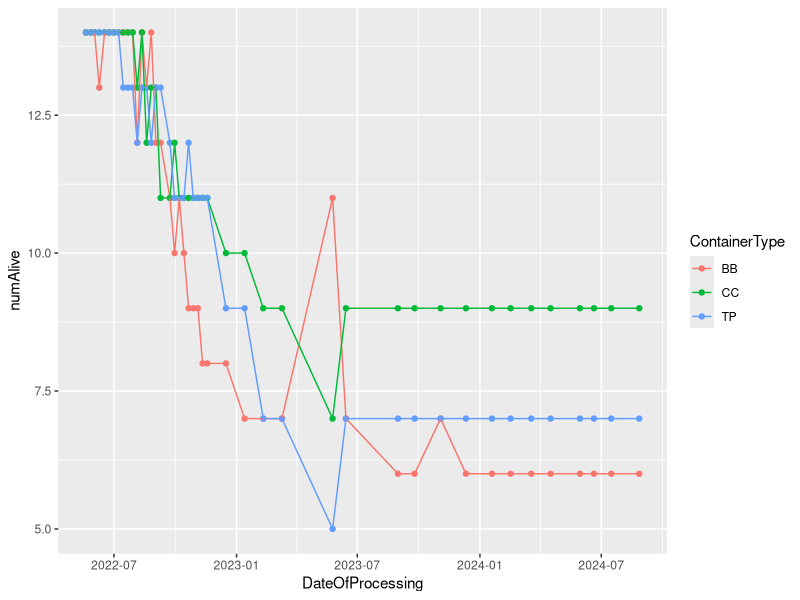
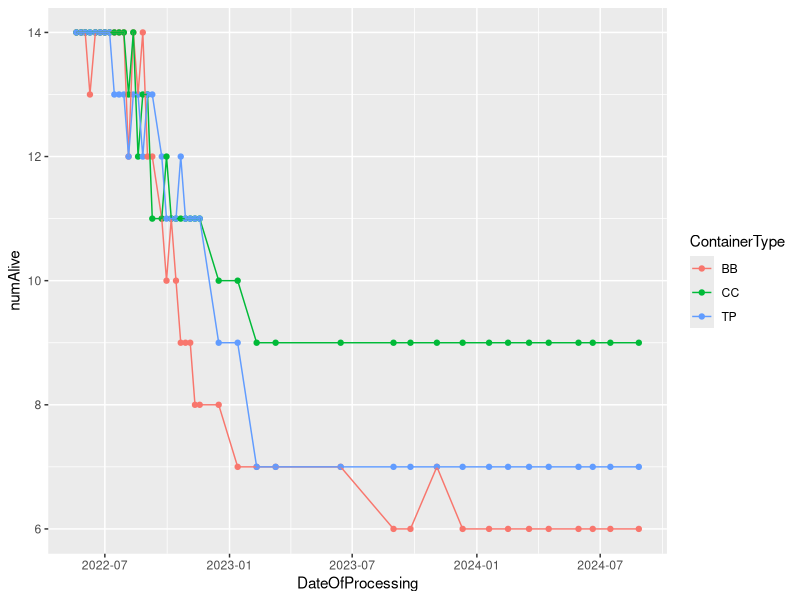
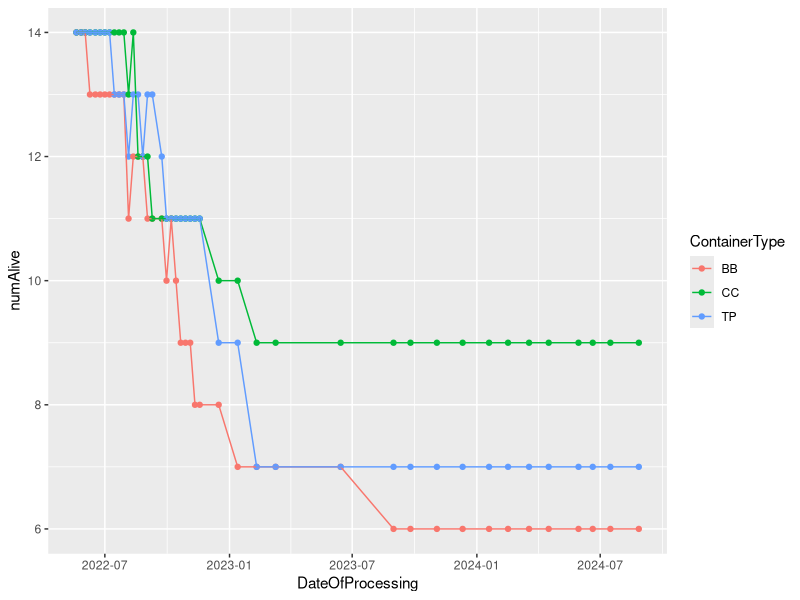

Recreate these plots in R, in order. (Note: this script raises an error after producing the figures.)
## ---- chunk 1
library(readxl)
library(lubridate)
library(tidyverse)
library(plotrix)

#import data 
ContMon <- read_excel("data/Container Experiment Outplant Extension (CLEANED).xlsx", 
    col_types = c("numeric", "numeric", "numeric", 
        "date", "text", "text", "text", "numeric", 
        "numeric", "numeric", "numeric", 
        "numeric", "text", "text", "text", 
        "text", "numeric", "numeric", "numeric", 
        "text", "text"))
#this is telling the class of the columns in the dataframe while importing, did this because it was making the orange field tag ID a logical instead of numeric

length(unique(ContMon$OriginalPropID))
#we want to see 42 unique IDs, if there are more that means that something got entered wrong


unique(ContMon$ContainerType)
#looking to make sure we only have our three container types and no NAs


#using lubridate to make r recognize  dates, this is helpful because now it will sort all the observations in order over time moving forward
ContMon$DateOfProcessing<-ymd(ContMon$DateOfProcessing)

#double checking the number of dates that are in the dataframe
length(unique(ContMon$DateOfProcessing))
#44 dates and counting


#until 10/7/22 measuring epicotyl length, after mix of total length and epi lenghts, this has been updated accordingly in the dataframe prior to download

#will need to go into the dataframe for the nursery part of this experiment and get the hypocotyl length so I can add that to the epi lengths prior to 10/7/22 and then I can plot total lengths over time 


#first I am plotting how many of each treatment type survived over time
ContMon$`Dead/Alive/Dying`<-as.factor(ContMon$`Dead/Alive/Dying`)


Survival<-ContMon%>%
  filter(`Dead/Alive/Dying`=="A"|`Dead/Alive/Dying`=="DY")%>%
  group_by(DateOfProcessing, ContainerType)%>%
  summarise(numAlive=length(`Dead/Alive/Dying`))%>%
  ggplot(aes(x=DateOfProcessing, y=numAlive, color=ContainerType))+
  geom_point()+
  geom_line()

Survival

#this plot shows some trees dying and coming back to life and dying again.. going to investigate this, there is most certianly a better way to do this, I am just filtering each individual tagID and looking  at them in order by dates (spoiler alert better way below)

ContCheck1<-ContMon%>%
  filter(OriginalPropID=="589")


#574 658 606 586 726 660 666 673 641 684 573 620 689 623 555 579 588 659 675 611 576 556 608 664 583 691 661 671 552 709 554 553 682 730 685 589 570 601 593 619 652 638


#checked, 574, 658, 606, 586, 726,660,673,573,623,555,579,588, 659, 691,661,552,553,682,
#zombie trees
#666: first dead 9/30/22, 8/31/23
#673: 8/26/22, 12/16/22
#641: 8/19/22, 9/9/22
#684:10/14/22 randomly alive again on 5/25/23
#689: 10/21/22, 1/13/23,  6/14/23
#675,611,576,556,709,554: randomly alive 5/25/23
#608, 664, 620,730,570,601,593,619,652,638: randomly dead 5/25/23
#583: flopping between alive and dying and dead 
#671: change to dead after 6/9/22
#685: marked dead one week then makes recovery next, worth keeping
#589: should be dead after 6/17/22


#this way is very inefficient, but I did ID 5.25.23 as a problem day, I double checked the datasheet for 5/25/23, everything matches the datasheet, so I do not trust the data from this day, removing all data from this day, this resolves a lot of my zombie trees but not all of them

ContMon<-ContMon%>%filter(DateOfProcessing!="2023-05-25")

#check to make sure that this date is removed
length(unique(ContMon$DateOfProcessing))

#plot again, to see my changes 
Survival1<-ContMon%>%
  filter(`Dead/Alive/Dying`=="A"|`Dead/Alive/Dying`=="DY")%>%
  group_by(DateOfProcessing, ContainerType)%>%
  summarise(numAlive=length(`Dead/Alive/Dying`))%>%
  ggplot(aes(x=DateOfProcessing, y=numAlive, color=ContainerType))+
  geom_point()+
  geom_line()

Survival1
#looking a little better after removing 5/25, but going to check on some other dates


#found a better way to Identify potential zombies! (plants recorded dead that were later alive)


#we group by the PropID, then create a new column (ZombiePlants) using lag, that shows the value in the column previous. Then we ungroup, to make sure that everything after is applied to the whole dataframe, then filtering for all the dates where trees were alive. After that filter for trees that on the previous monitoring day were dead, dying, or gone
ContCheck<-ContMon%>%
  group_by(OriginalPropID)%>%
  mutate(ZombiePlants=lag(`Dead/Alive/Dying`))%>%
  ungroup()%>%
  filter(`Dead/Alive/Dying`=="A")%>%
  filter(ZombiePlants=="D"|ZombiePlants=="DY"|ZombiePlants=="GONE")

#identify my potential zombie plants
unique(ContCheck$OriginalPropID)
#problem children identified! 556 583 606 623 641 658 666 671 673 675 684 685 689 709

#now I am going to look at these individually and see if anything needs modifying 

ContCheck1<-ContMon%>%
  filter(OriginalPropID=="556")#running this before and after for each tag so I can make sure the code put things off correctly

#556, ZOMBIE cut off at first dead  8/5/22 (so filtering to remove when the propID is 556 and the date is >= 8/12/22)
ContMon<-ContMon%>%
  filter(!(OriginalPropID=="556"&DateOfProcessing>="2022-08-12"))

#583, ZOMBIE cut off 10.28.22
ContMon<-ContMon%>%
  filter(!(OriginalPropID=="583"&DateOfProcessing>="2022-11-04"))

ContCheck1<-ContMon%>%
  filter(OriginalPropID=="583")
#606, ok keep all 
ContCheck1<-ContMon%>%
  filter(OriginalPropID=="606")
#623, last day 7/8/22
ContCheck1<-ContMon%>%
  filter(OriginalPropID=="623")

ContMon<-ContMon%>%
  filter(!(OriginalPropID=="623"&DateOfProcessing>="2022-07-22"))
#641, ZOMBIE cut off 8/19/22
ContCheck1<-ContMon%>%
  filter(OriginalPropID=="641")

ContMon<-ContMon%>%
  filter(!(OriginalPropID=="641"&DateOfProcessing>="2022-08-26"))
#658, all good (just dyind sometimes then bounces back)!
ContCheck1<-ContMon%>%
  filter(OriginalPropID=="658")
#666, ZOMBIE cut off at 8/31/23
ContCheck1<-ContMon%>%
  filter(OriginalPropID=="666")

ContMon<-ContMon%>%
  filter(!(OriginalPropID=="666"&DateOfProcessing>="2023-09-25"))
#671, dead at 6/9/22
ContCheck1<-ContMon%>%
  filter(OriginalPropID=="671")

ContMon<-ContMon%>%
  filter(!(OriginalPropID=="671"&DateOfProcessing>="2022-06-17"))
#673,looks ok dead 12/16/22
ContCheck1<-ContMon%>%
  filter(OriginalPropID=="673")

ContMon<-ContMon%>%
  filter(!(OriginalPropID=="673"&DateOfProcessing>="2023-01-13"))
#675, dead 9/2/22 data looks good otherwise not zombie
ContCheck1<-ContMon%>%
  filter(OriginalPropID=="675")

ContMon<-ContMon%>%
  filter(!(OriginalPropID=="675"&DateOfProcessing>="2022-09-09"))
#684, dead 10/14/22 data looks good otherwisse not zombie
ContCheck1<-ContMon%>%
  filter(OriginalPropID=="684")

ContMon<-ContMon%>%
  filter(!(OriginalPropID=="684"&DateOfProcessing>="2022-10-21"))
#685, ZOMBIE after 8/5/22 (one dead still in there going to leave it)
ContCheck1<-ContMon%>%
  filter(OriginalPropID=="685")

ContMon<-ContMon%>%
  filter(!(OriginalPropID=="685"&DateOfProcessing>="2022-10-07"))
#689,looks ok, missing one week but keep at last dead
ContCheck1<-ContMon%>%
  filter(OriginalPropID=="689")

ContMon<-ContMon%>%
  filter(!(OriginalPropID=="689"&DateOfProcessing>="2023-02-10"))
#709, looks good not zombie
ContCheck1<-ContMon%>%
  filter(OriginalPropID=="709")

#replot after cleaned
Survival2<-ContMon%>%
  filter(`Dead/Alive/Dying`=="A"|`Dead/Alive/Dying`=="DY")%>%
  group_by(DateOfProcessing, ContainerType)%>%
  summarise(numAlive=length(`Dead/Alive/Dying`))%>%
  ggplot(aes(x=DateOfProcessing, y=numAlive, color=ContainerType))+
  geom_point()+
  geom_line()

Survival2

#still a few zombies, but this is ok because there was enough data after the initial D recording to warrant keeping it after
## ---- chunk 2

#check to make sure that all trees are only monitored once per day
Check<-ContMon%>%
  group_by(DateOfProcessing,OriginalPropID)%>%
  summarise(NumberMon=n())%>%
  filter(NumberMon>1)

#this counts the number of times each ID number is monitored each day, then filters for where they are monitored more than once, because the DF is empty there are not times where they are monitored more than once
## ---- chunk 3
library(readr)
library(tidyverse)
library(patchwork)

#this is the intake data for the propagules
Setup <- read_csv("data/ContainerSetupData.csv")


#rename total length so can distinguish between intake and total length for monitoring 
Setup<-Setup%>%
  rename(IntakeTotalLength=`Total length (cm)`)
#rename epi lenght to intake epi length
Setup<-Setup%>%
  rename(IntakeEpiLenght=`Epicotyl length (cm)`)

#determine hypocotyl length so I can get total lengths for all the plants,select for prop info to join df together
Setup<-Setup%>%
  mutate(HypoLength =IntakeTotalLength-IntakeEpiLenght)%>%
  rename(OriginalPropID=`Tag #`)%>%
  select(OriginalPropID,`Mass (g)`,IntakeTotalLength,IntakeEpiLenght, HypoLength,`Diameter (mm)`, `Collection Date`)

#join the intake data to the Monitoring data so I can determine total lengths for all the plants that just have epicotyl lengths

LengthJoin<-left_join(ContMon,Setup, by="OriginalPropID")

#add epi and hypo to get total length, when total length was not measured (if total lenght is na, add epi and hypo lenght, if not report total length)

LengthJoin<-LengthJoin%>%
mutate(
    TreeLength = if_else(is.na(TotalLength), EpicotylLength + HypoLength, TotalLength)
  )


LengthJoin$OriginalPropID<-as.factor(LengthJoin$OriginalPropID)


#now we plot total length over time

#biobag(make font in ggplot specific font)
windowsFonts(Times=windowsFont("Times New Roman"))


BBLengthPlot<-LengthJoin%>%
  filter(ContainerType=="BB")%>%
  ggplot(aes(x=DateOfProcessing,y=TreeLength, color=OriginalPropID))+
  geom_point()+
    geom_line()+
  ggtitle("BioBag")+
  theme(text=element_text(family="Times"))#make the font times new roman

BBLengthPlot

#CC
CCLengthPlot<-LengthJoin%>%
  filter(ContainerType=="CC")%>%
  ggplot(aes(x=DateOfProcessing,y=TreeLength, color=OriginalPropID))+
  geom_point()+
    geom_line()+
  ggtitle("Containter")

CCLengthPlot

#TP


TPLengthPlot<-LengthJoin%>%
  filter(ContainerType=="TP")%>%
  ggplot(aes(x=DateOfProcessing,y=TreeLength, color=OriginalPropID))+
  geom_point()+
    geom_line()+
  ggtitle("TreePot")

TPLengthPlot



#combining all length plots together so i can look at them next to each other 
lplot<-BBLengthPlot+CCLengthPlot+TPLengthPlot
lplot

## ---- chunk 4
library(lubridate)
library(patchwork)

#making a list of all the tags that we are still currently monitoring that are alive
tagsalive<-c(574,658,606,586,660,573,620,555,579,659,608,664,691,661,552,730,570,601,593,619,652,638)

#filtering for trees that are alive
LivingTrees<-LengthJoin%>%
  filter(OriginalPropID %in% tagsalive)

#biobag
BBLive<-LivingTrees%>%
  filter(ContainerType=="BB")%>%
  ggplot(aes(x=DateOfProcessing,y=TreeLength, color=OriginalPropID))+
  geom_point()+
    geom_line()+
  ggtitle("BioBag")+
  ylim(20,125)

BBLive

#what is going on with 570?

Check570<-LivingTrees%>%
  filter(OriginalPropID==570)

#CC
CCLive<-LivingTrees%>%
  filter(ContainerType=="CC")%>%
  ggplot(aes(x=DateOfProcessing,y=TreeLength, color=OriginalPropID))+
  geom_point()+
    geom_line()+
  ggtitle("Conetainer")+
  ylim(20,125)

CCLive

#TP

TPLive<-LivingTrees%>%
  filter(ContainerType=="TP")%>%
  ggplot(aes(x=DateOfProcessing,y=TreeLength, color=OriginalPropID))+
  geom_point()+
    geom_line()+
  ggtitle("TreePot")+
  ylim(20,125)

TPLive


all<-TPLive+CCLive+BBLive
all
## ---- chunk 5
#date of processing as date
LivingTrees$DateOfProcessing<-ymd(LivingTrees$DateOfProcessing)

#determine growth rate over time of living trees (current length-previous length/time)
LivingTreesGrowth<-LivingTrees%>%
  group_by(OriginalPropID)%>%
  mutate(PreviousLength=lag(TreeLength))%>%
  mutate(LenghtChange=TreeLength-PreviousLength)

#determine the time interval between monitoring sessions
LivingTreesGrowth<-LivingTreesGrowth%>%
  group_by(OriginalPropID)%>%
  mutate(PrevMonDate=lag(DateOfProcessing))%>%
  mutate(TimeInterval=DateOfProcessing-PrevMonDate)

LivingTreesGrowth$TimeInterval<-as.numeric(LivingTreesGrowth$TimeInterval)

#determine growth rate
LivingTreesGrowth<-LivingTreesGrowth%>%
  mutate(GrowthRate=LenghtChange/TimeInterval)


#check everything
Check<-LivingTreesGrowth%>%
  filter(OriginalPropID==658)

#all the calculations look correct, we have a lot of negative growth..

#plot
#biobag
BBGrowth<-LivingTreesGrowth%>%
  filter(ContainerType=="BB")%>%
  ggplot(aes(x=DateOfProcessing,y=LenghtChange, color=OriginalPropID))+
  geom_point()+
    geom_line()+
  ggtitle("BioBag")

BBGrowth

#CC
CCGrowth<-LivingTreesGrowth%>%
  filter(ContainerType=="CC")%>%
  ggplot(aes(x=DateOfProcessing,y=LenghtChange, color=OriginalPropID))+
  geom_point()+
    geom_line()

CCGrowth

#TP

TPLive<-LivingTreesGrowth%>%
  filter(ContainerType=="TP")%>%
  ggplot(aes(x=DateOfProcessing,y=LenghtChange, color=OriginalPropID))+
  geom_point()+
    geom_line()

TPLive  


#there is a lot of fluctuation in the growth 

C664<-LivingTreesGrowth%>%
  filter(OriginalPropID==664)

## ---- chunk 6

#weirdness is happening here.. there is no branches leaves and total leaves for 9/25 going to remove 9/25 and replot

LeafTrees<-LivingTrees%>%
  filter(DateOfProcessing!="2023-09-25")

#biobag
BBLeafPlot<-LeafTrees%>%
  filter(ContainerType=="BB")%>%
  ggplot(aes(x=DateOfProcessing,y=TotalLeaves, color=OriginalPropID))+
  geom_point()+
    geom_line()+
  ggtitle("BioBag")+
  ylim(0,250)

BBLeafPlot

#CC
CCLeafPlot<-LeafTrees%>%
  filter(ContainerType=="CC")%>%
  ggplot(aes(x=DateOfProcessing,y=TotalLeaves, color=OriginalPropID))+
  geom_point()+
    geom_line()+
  ggtitle("Containter")+
  ylim(0,250)

CCLeafPlot

#TP

TPLeafPlot<-LeafTrees%>%
  filter(ContainerType=="TP")%>%
  ggplot(aes(x=DateOfProcessing,y=TotalLeaves, color=OriginalPropID))+
  geom_point()+
    geom_line()+
  ggtitle("TreePot")+
  ylim(0,250)

TPLeafPlot


leafplots<-BBLeafPlot+CCLeafPlot+TPLeafPlot
leafplots
## ---- chunk 7
library(tidyverse)





BB<-LivingTrees%>%
  filter(ContainerType=="BB")%>%
  filter(OriginalPropID==619)
#transforming the data to be linear, then plotting
BBmodel<-lm(log(BB$TreeLength)~BB$DateOfProcessing, data=BB)
summary(BBmodel)

## ---- chunk 8
str(LivingTrees)
LivingTrees<-as.data.frame(LivingTrees)
LivingTrees$ContainerType<-as.factor(LivingTrees$ContainerType)

#need to convert dates to consecutive integers to run the mixed effects models
LivingTrees$DateOfProcessingInt <- as.integer(as.factor(LivingTrees$DateOfProcessing))

length(unique(LivingTrees$DateOfProcessing))

length(unique(LivingTrees$DateOfProcessingInt))

LivingTrees$logTreeLenght<-log(LivingTrees$TreeLength)



model_tree_length <-lme(
  fixed = logTreeLenght ~ DateOfProcessing + ContainerType,  # Fixed effects for TreeLength
  random = ~ DateOfProcessingInt | OriginalPropID,  # Random intercepts for each tree
  correlation = corSymm(form = ~ DateOfProcessingInt | OriginalPropID),
  data = LivingTrees # Data
)


#mixed effect model looking at both leaf count and total height
library(nlme)

leafheightMixEffect <- nlme::lme(
  fixed = list(TreeLength ~ DateOfProcessing * ContainerType, TotalLeaves ~ DateOfProcessing * ContainerType),  # Fixed effects for both height and leaf count
  random = ~ 1 | OriginalPropID,  # Random intercepts for each tree
  correlation = corSymm(form = ~ DateOfProcessing | OriginalPropID),  # Correlation structure for repeated measures (optional)
  data = LivingTrees
)

## ---- chunk 9

## ---- chunk 10
library(readr)
library(lubridate)

#input cleaned datasheet, all nursery monitoring data 
NurseryData <- read_csv("data/NurseryMonitoring.csv")

#look at the structure of the dataframe and make some changes
str(NurseryData)

NurseryData$`Epicotyl length (cm)`<-as.numeric(NurseryData$`Epicotyl length (cm)`)

NurseryData$Treatment<-as.factor(NurseryData$Treatment)

NurseryData$Condition<-as.factor(NurseryData$Condition)

#makes date processed a date
NurseryData$`Date Processed`<-mdy(NurseryData$`Date Processed`)

unique(NurseryData$`Monitoring Session`)

#deleting prop ID 530 and 427 because of checking done above, (not an id from setup, data entry error )
NurseryData<-NurseryData%>%
  filter(`Propagule ID`!="530")

NurseryData<-NurseryData%>%
  filter(`Propagule ID`!="427")

unique(NurseryData$`Propagule ID`)
#we have 180! problem solved!!!!

#now I'm going to ID dates where we have trees monitored more than once on the same date

Counts <- NurseryData %>%
  group_by(`Propagule ID`, `Monitoring Session`) %>%
  tally() %>%
  filter(n > 1)
#this happens 530 times, I need to remove dates where this happens 
#going to remove duplicate rows, then see how many that fixes

#this will remove the rows where trees are monitored twice on the same monitoring day and have the same epi lenght (but this removes both rows, don't want to remove both, going to redo this)
NurseryDataUnique <- NurseryData[!duplicated(NurseryData[c("Monitoring Session", "Propagule ID","Epicotyl length (cm)")]), ]

#recheck my counts
duplicates <- NurseryDataUnique %>%
  group_by(across(c(`Propagule ID`, `Monitoring Session`))) %>%
  tally() %>%
  filter(n > 1)%>%
  ungroup()
#that takes us down to 126 times that they are counted twice in the same monitoring session

unique(duplicate_rows$`Propagule ID`)
#there are 95 different trees that were monitored twice within a monitoring session

unique(duplicate_rows$`Monitoring Session`)
#29 different monitoring sessions 

# I think I am going to delete both rows for these duplicate within the monitoring session that have different epi lengths, because sometimes the lengths don't make sense and I don't have a way of knowing which is correct, have 5742 rows before doing this

NurseryDataUnique <- NurseryDataUnique %>%
  anti_join(duplicates, by = c("Monitoring Session", "Propagule ID"))
#this removed all the duplicate rows!

#check that only three treatments
unique(NurseryData$Treatment)

#look at the number monitored over time
NumberMon<-NurseryDataUnique%>%
  group_by(`Monitoring Session`,Treatment)%>%
  summarise(NumMonitored=length(`Propagule ID`))%>%
  ggplot(aes(x=`Monitoring Session`,y=NumMonitored,color=Treatment))+
  geom_point()+
  geom_line()

NumberMon


week10<-NurseryData%>%
  filter(`Monitoring Session`=="10")


#Now look at survivor ship over time and check for zombie plants

NurserySurvival<-NurseryData%>%
  filter(`Dead/Alive/Dying`=="A"|`Dead/Alive/Dying`=="DY"|`Dead/Alive/Dying`=="Dy")%>%
  group_by(`Monitoring Session`, Treatment)%>%
  summarise(numAlive=length(`Dead/Alive/Dying`))%>%
  ggplot(aes(x=`Monitoring Session`, y=numAlive, color=Treatment))+
  geom_point()+
  geom_line()

NurserySurvival

#lots of jumping back and forth 

## ---- chunk 11

NurseryData <- read_csv("data/NurseryMonitoring.csv")

#deleting prop ID 530 and 427 because of checking done above, (not an id from setup, data entry error )
NurseryData<-NurseryData%>%
  filter(`Propagule ID`!="530")

NurseryData<-NurseryData%>%
  filter(`Propagule ID`!="427")

#look at the number of trees monitored for each treatment over time
NumberMon<-NurseryData%>%
  group_by(`Monitoring Session`,Treatment)%>%
  summarise(NumMonitored=length(`Propagule ID`))%>%
  ggplot(aes(x=`Monitoring Session`,y=NumMonitored,color=Treatment))+
  geom_point()+
  geom_line()+
  geom_hline(yintercept = 60, linetype = "dashed", color = "black") 
  

NumberMon

#look at the total number of trees monitored in each session 

TotalNumberMon<-NurseryData%>%
  group_by(`Monitoring Session`)%>%
  summarise(AllMon=length(`Propagule ID`))%>%
   ggplot(aes(x=`Monitoring Session`,y=AllMon))+
  geom_point()+
  geom_line()+
  geom_hline(yintercept = 180, linetype = "dashed", color = "red") 

TotalNumberMon


#I want to see the whole row for the times when trees were monitored twice

Dtrees <- duplicated(NurseryData[c("Monitoring Session", "Propagule ID")]) | duplicated(NurseryData[c("Monitoring Session","Propagule ID")], fromLast = TRUE)

# Create a dataframe with only the duplicated rows
NurseryDupes <- NurseryData[Dtrees, ]


# View the result
print(duplicates_df)


